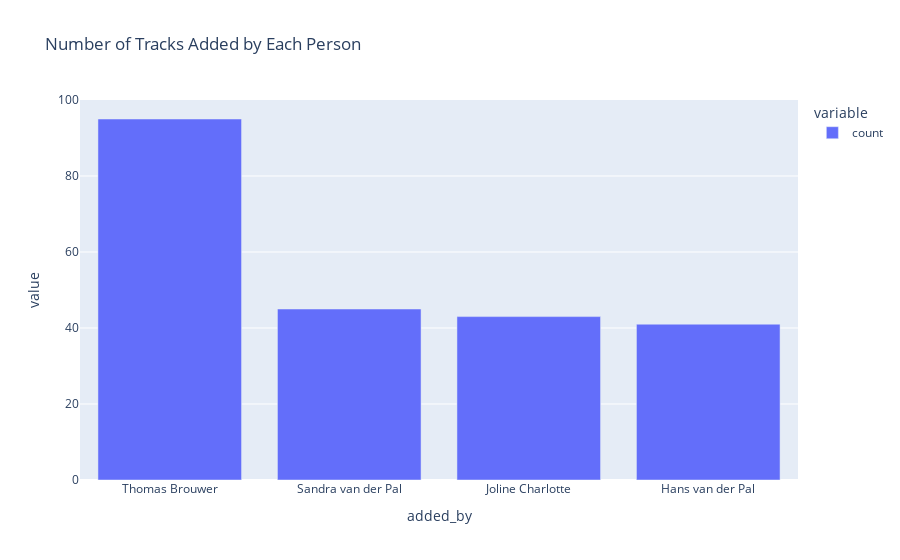

This figure's notebook cell:
### Code cell
fig1 = px.bar(
    playlist_data["added_by"].value_counts(), title="Number of Tracks Added by Each Person"
)
fig1.show()

### Figure 1 — Plotly figure (JSON) as saved in the notebook; plotly's stock layout.template omitted (floating-point values rounded to 4 significant figures)
{"data": [{"alignmentgroup": "True", "hovertemplate": "variable=count<br>added_by=%{x}<br>value=%{y}<extra></extra>", "legendgroup": "count", "marker": {"color": "#636efa", "pattern": {"shape": ""}}, "name": "count", "offsetgroup": "count", "orientation": "v", "showlegend": true, "textposition": "auto", "type": "bar", "x": ["Thomas Brouwer", "Sandra van der Pal", "Joline Charlotte", "Hans van der Pal"], "xaxis": "x", "y": [95, 45, 43, 41], "yaxis": "y"}], "layout": {"barmode": "relative", "legend": {"title": {"text": "variable"}, "tracegroupgap": 0}, "title": {"text": "Number of Tracks Added by Each Person"}, "xaxis": {"anchor": "y", "domain": [0, 1], "title": {"text": "added_by"}}, "yaxis": {"anchor": "x", "domain": [0, 1], "title": {"text": "value"}}}}
